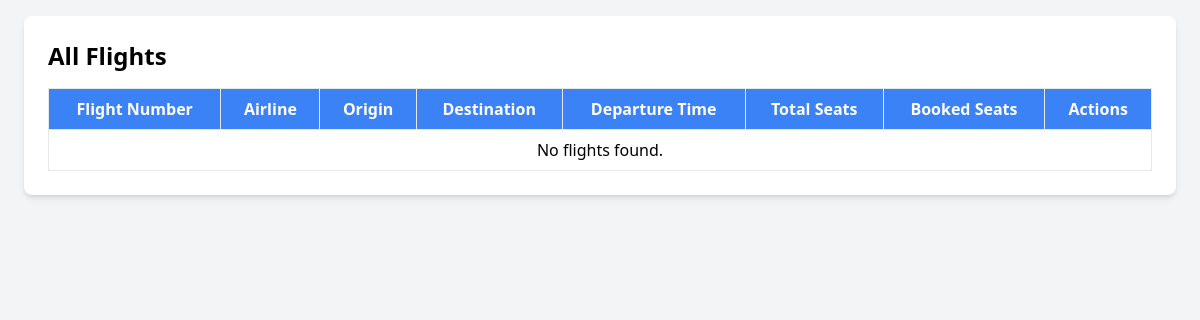
/admin/flights.php (signed in), run on an earlier commit of the app's database.
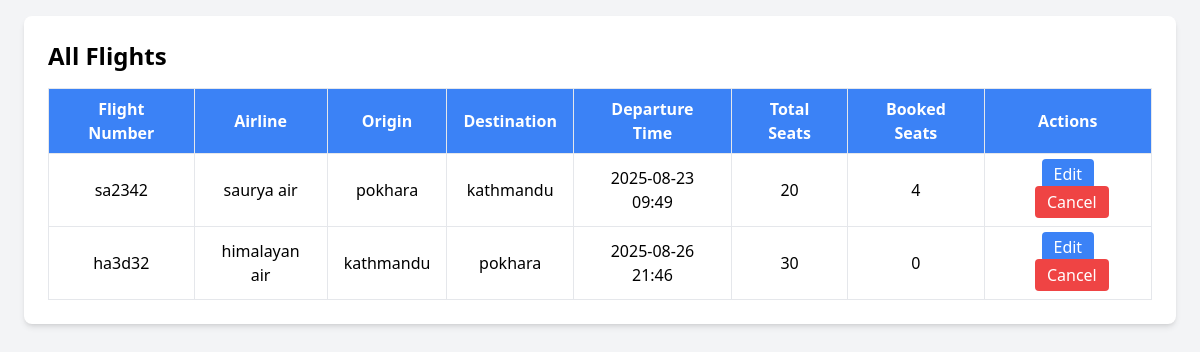
And on a later commit of the database.
### tables this page shows
CREATE TABLE `flights` (
  `flight_id` int(11) NOT NULL,
  `airline_id` int(11) NOT NULL,
  `plane_id` int(11) NOT NULL,
  `origin` varchar(100) NOT NULL,
  `destination` varchar(100) NOT NULL,
  `departure_time` datetime NOT NULL,
  `arrival_time` datetime NOT NULL,
  `total_seats` int(11) NOT NULL,
  `price` int(11) NOT NULL,
  `booked_seats` int(11) NOT NULL DEFAULT 0
);

CREATE TABLE `planes` (
  `plane_id` int(11) NOT NULL,
  `airline_id` int(11) NOT NULL,
  `plane_number` varchar(20) NOT NULL,
  `capacity` int(11) NOT NULL,
  `added_by` int(11) NOT NULL
);

CREATE TABLE `airlines` (
  `airline_id` int(11) NOT NULL,
  `airline_name` varchar(100) NOT NULL,
  `added_by` int(11) NOT NULL
);

### admin/flights.php (the view, shortened to what this page needs)
<?php
require '../db.php';
$sql = "SELECT f.flight_id, f.plane_id, f.airline_id, f.origin, f.destination,
               f.departure_time, f.arrival_time, f.total_seats, f.booked_seats,
               a.airline_name, p.plane_number
        FROM flights f
        LEFT JOIN airlines a ON f.airline_id = a.airline_id
        LEFT JOIN planes p ON f.plane_id = p.plane_id";
$result = $conn->query($sql);
$flights = [];
if ($result && $result->num_rows > 0) {
    while ($row = $result->fetch_assoc()) {
        $flights[] = $row;
    }
    usort($flights, function ($a, $b) {
        return strtotime($a['departure_time']) <=> strtotime($b['departure_time']);
    });
}
?>
<!DOCTYPE html>
<html lang="en">
<head>
    <script src="https://cdn.tailwindcss.com"></script>
</head>
<body class="bg-gray-100 p-4">
    <div class="max-w-6xl mx-auto bg-white p-6 rounded-lg shadow-md">
        <h2 class="text-2xl font-bold mb-4">All Flights</h2>
        <table class="min-w-full table-auto border-collapse border border-gray-300">
            <thead>
                <tr class="bg-blue-500 text-white">
                    <th class="border px-4 py-2">Flight Number</th>
                    <th class="border px-4 py-2">Airline</th>
                    <th class="border px-4 py-2">Origin</th>
                    <th class="border px-4 py-2">Destination</th>
                    <th class="border px-4 py-2">Departure Time</th>
                    <th class="border px-4 py-2">Total Seats</th>
                    <th class="border px-4 py-2">Booked Seats</th>
                    <th class="border px-4 py-2">Actions</th>
                </tr>
            </thead>
            <tbody>
                <?php if (!empty($flights)): ?>
                    <?php foreach ($flights as $flight): ?>
                        <tr id="row-<?= $flight['flight_id'] ?>" class="text-center">
                            <td class="border px-4 py-2"><?= htmlspecialchars($flight['plane_number'] ?: 'N/A') ?></td>
                            <td class="border px-4 py-2"><?= htmlspecialchars($flight['airline_name'] ?: 'N/A') ?></td>
                            <td class="border px-4 py-2"><?= htmlspecialchars($flight['origin']) ?></td>
                            <td class="border px-4 py-2"><?= htmlspecialchars($flight['destination']) ?></td>
                            <td class="border px-4 py-2">
                                <?= $flight['departure_time'] ? date('Y-m-d H:i', strtotime($flight['departure_time'])) : 'N/A' ?>
                            </td>
                            <td class="border px-4 py-2"><?= (int) $flight['total_seats'] ?></td>
                            <td class="border px-4 py-2"><?= (int) $flight['booked_seats'] ?></td>
                            <td class="border px-4 py-2 space-x-2">
                                <a href="edit_flight.php?id=<?= $flight['flight_id'] ?>"
                                    class="bg-blue-500 hover:bg-blue-700 text-white px-3 py-1 rounded">Edit</a>
                                <button onclick="showCancelForm(<?= $flight['flight_id'] ?>)"
                                    class="bg-red-500 hover:bg-red-700 text-white px-3 py-1 rounded">Cancel</button>
                            </td>
                        </tr>
                    <?php endforeach; ?>
                <?php else: ?>
                    <tr>
                        <td colspan="8" class="border px-4 py-2 text-center">No flights found.</td>
                    </tr>
                <?php endif; ?>
            </tbody>
        </table>
    </div>
</body>
</html>

What changed in the data, as far as the page shows it:
added flights: plane.plane_number "sa2342", airline.airline_name "saurya air", origin "pokhara", destination "kathmandu", departure_time "2025-08-23 09:49", total_seats "20", booked_seats "4"
added flights: plane.plane_number "ha3d32", airline.airline_name "himalayan air", origin "kathmandu", destination "pokhara", departure_time "2025-08-26 21:46", total_seats "30", booked_seats "0"
Also different on the page:
text no longer shown: "No flights found."
